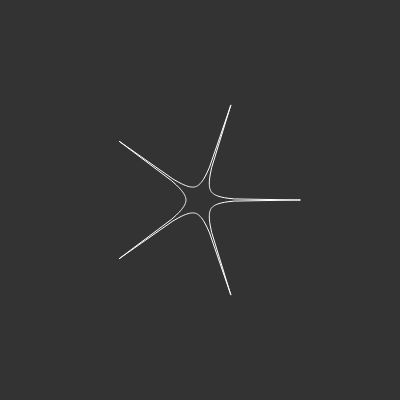
Frame 1 (no input)
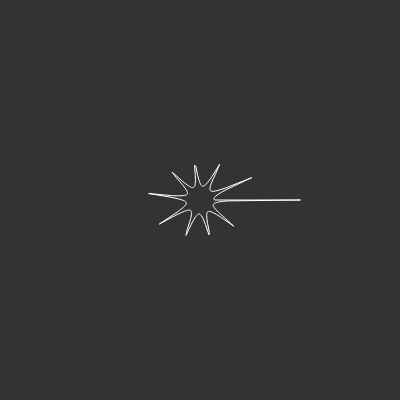
Frame 60 (no input)
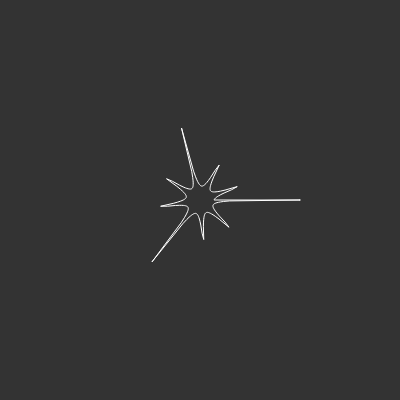
Frame 120 (the mouse pressed at the canvas centre since frame 60)

The p5.js sketch that drew these frames (run headless with seeded random() and noise() and a simulated clock; from frame 60 on, the mouse is pressed at the canvas centre):

// p5.js sketch
// ── sketch.js
var slider;

var n1 = 0.3;
var n2 = 0.3;
var n3 = 0.3;
var m = 5;
var a = 1;
var b = 1;

var osc = 0;

function setup() {
  createCanvas(400, 400);
  slider = createSlider(0, 10, 5, 1);
}

function supershape(theta) {

  var part1 = (1 / a) * cos(theta * m / 4);
  part1 = abs(part1);
  part1 = pow(part1, n2);

  var part2 = (1 / b) * sin(theta * m / 4);
  part2 = abs(part2);
  part2 = pow(part2, n3);

  var part3 = pow(part1 + part2, 1 / n1);

  if (part3 === 0) {
    return 0;
  }

  return (1 / part3);
}


function draw() {
  m = map(sin(osc), -1, 1, 0, 10); //slider.value();
// m = slider.value();
  osc += 0.02;

  background(51);
  translate(width / 2, height / 2);

  stroke(255);
  noFill();

  var radius = 100;

  var total = 200;
  var increment = TWO_PI / total;

  beginShape();
  for (var angle = 0; angle < TWO_PI; angle += increment) {
    var r = supershape(angle);
    var x = radius * r * cos(angle);
    var y = radius * r * sin(angle);

    vertex(x, y);
  }
  endShape(CLOSE);


}
